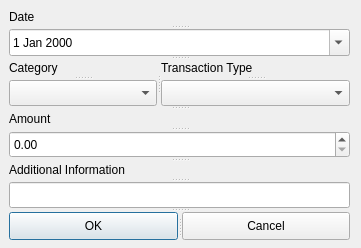
<?xml version="1.0" encoding="UTF-8"?>
<ui version="4.0">
 <class>addTransaction</class>
 <widget class="QDialog" name="addTransaction">
  <property name="geometry">
   <rect>
    <x>0</x>
    <y>0</y>
    <width>361</width>
    <height>248</height>
   </rect>
  </property>
  <property name="windowTitle">
   <string>Dialog</string>
  </property>
  <widget class="QSplitter" name="splitter_10">
   <property name="geometry">
    <rect>
     <x>9</x>
     <y>9</y>
     <width>341</width>
     <height>231</height>
    </rect>
   </property>
   <property name="orientation">
    <enum>Qt::Vertical</enum>
   </property>
   <widget class="QSplitter" name="splitter_9">
    <property name="orientation">
     <enum>Qt::Horizontal</enum>
    </property>
    <widget class="QSplitter" name="splitter_4">
     <property name="orientation">
      <enum>Qt::Vertical</enum>
     </property>
     <widget class="QLabel" name="label">
      <property name="text">
       <string>Date</string>
      </property>
     </widget>
     <widget class="QDateEdit" name="date">
      <property name="calendarPopup">
       <bool>true</bool>
      </property>
     </widget>
    </widget>
   </widget>
   <widget class="QSplitter" name="splitter_6">
    <property name="orientation">
     <enum>Qt::Horizontal</enum>
    </property>
    <widget class="QSplitter" name="splitter_3">
     <property name="orientation">
      <enum>Qt::Vertical</enum>
     </property>
     <widget class="QLabel" name="label_2">
      <property name="text">
       <string>Category</string>
      </property>
     </widget>
     <widget class="QComboBox" name="Category"/>
    </widget>
    <widget class="QSplitter" name="splitter_5">
     <property name="orientation">
      <enum>Qt::Vertical</enum>
     </property>
     <widget class="QLabel" name="label_3">
      <property name="text">
       <string>Transaction Type</string>
      </property>
     </widget>
     <widget class="QComboBox" name="TransactionType"/>
    </widget>
   </widget>
   <widget class="QSplitter" name="splitter_8">
    <property name="orientation">
     <enum>Qt::Horizontal</enum>
    </property>
    <widget class="QSplitter" name="splitter_2">
     <property name="orientation">
      <enum>Qt::Vertical</enum>
     </property>
     <widget class="QLabel" name="label_4">
      <property name="text">
       <string>Amount</string>
      </property>
     </widget>
     <widget class="QDoubleSpinBox" name="Amount">
      <property name="maximum">
       <double>10000.000000000000000</double>
      </property>
      <property name="value">
       <double>0.000000000000000</double>
      </property>
     </widget>
    </widget>
   </widget>
   <widget class="QSplitter" name="splitter">
    <property name="orientation">
     <enum>Qt::Vertical</enum>
    </property>
    <widget class="QLabel" name="label_5">
     <property name="text">
      <string>Additional Information</string>
     </property>
    </widget>
    <widget class="QLineEdit" name="addInfo"/>
   </widget>
   <widget class="QSplitter" name="splitter_7">
    <property name="orientation">
     <enum>Qt::Horizontal</enum>
    </property>
    <widget class="QPushButton" name="pushButton">
     <property name="text">
      <string>OK</string>
     </property>
    </widget>
    <widget class="QPushButton" name="pushButton_2">
     <property name="text">
      <string>Cancel</string>
     </property>
    </widget>
   </widget>
  </widget>
 </widget>
 <resources/>
 <connections/>
</ui>
